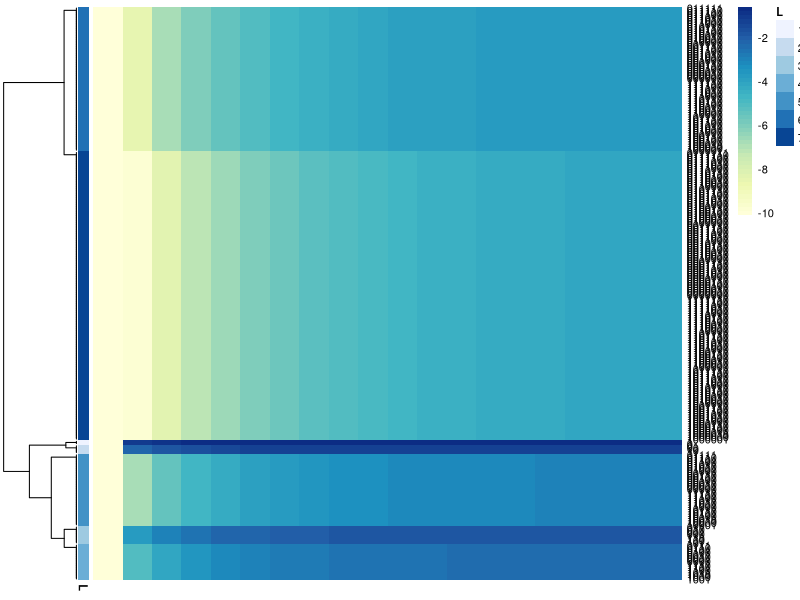
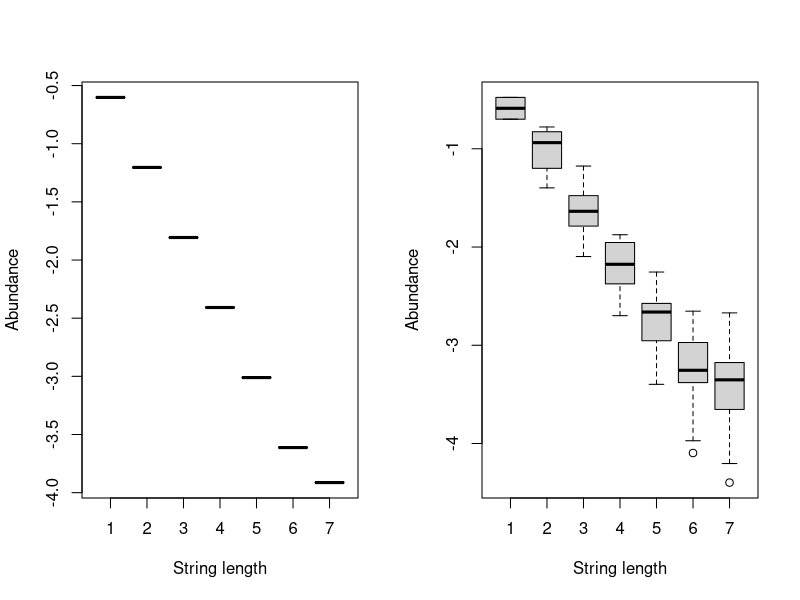
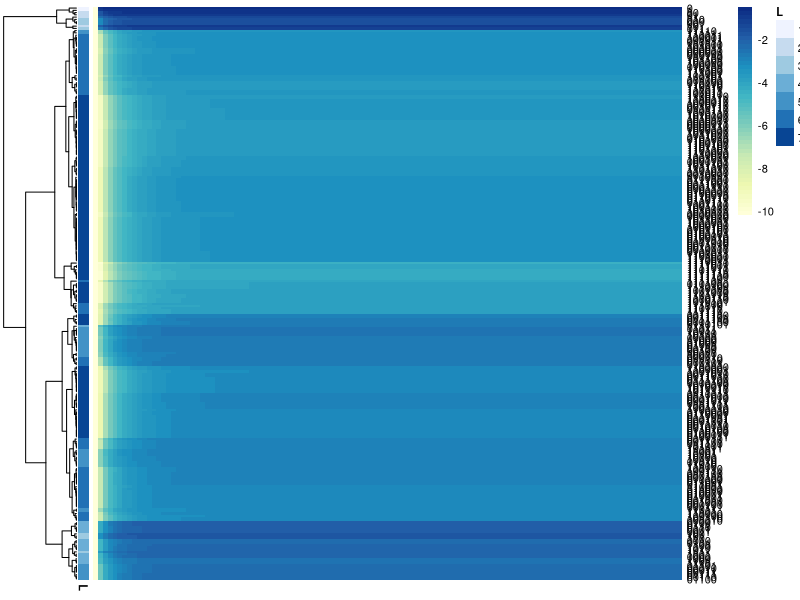
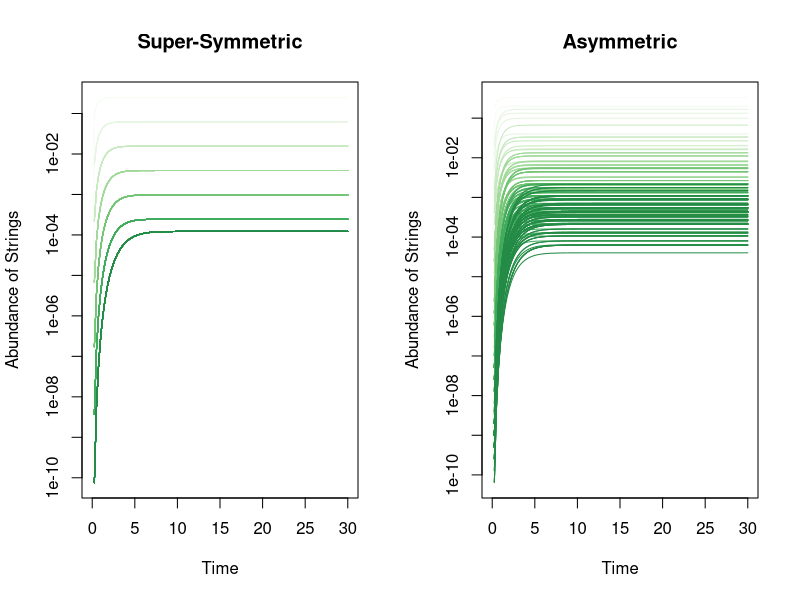

R code for these plots, in order: (Note: this script raises an error after producing the figures.)

library(igraph)
library(Matrix)
library(deSolve)
library(pheatmap)
library(foreach)
library(doParallel)
library(RColorBrewer)
llen <- 7

totV <- 0
for(i in 1:llen){
  totV <- totV + 2^i
}

totV <- totV/2
treex <- igraph::make_tree(totV,children = 2,mode = "out")

start<-"0"
nodes<-NULL
nodes[1]<-start
c<-unlist(neighborhood(treex,nodes="1",mode="out"))[-1]
for(i in 2:length(degree(treex))){
  if(length(c)>0){
    p<-unlist(neighborhood(treex,nodes=c[1],mode = "in"))[-1]
    if(length(p)>0){
      start<-nodes[p[1]]
    }
    nodes[c[1]]<-paste(start,"0",sep = "")
    nodes[c[2]]<-paste(start,"1",sep = "")
    c<-unlist(neighborhood(treex,nodes=as.character(i),mode="out"))[-1]
  }
}

treex0<-treex
nodes0<-nodes




treex<-igraph::make_tree(totV,children = 2,mode = "out")
flag<-0

start<-"1"
nodes<-NULL
nodes[1]<-start
c<-unlist(neighborhood(treex,nodes="1",mode="out"))[-1]
for(i in 2:length(degree(treex))){
  if(length(c)>0){
    p<-unlist(neighborhood(treex,nodes=c[1],mode = "in"))[-1]
    if(length(p)>0){
      start<-nodes[p[1]]
    }
    nodes[c[1]]<-paste(start,"0",sep = "")
    nodes[c[2]]<-paste(start,"1",sep = "")
    c<-unlist(neighborhood(treex,nodes=as.character(i),mode="out"))[-1]
  }
}


treex1<-treex
nodes1<-nodes
set_vertex_attr(graph=treex1,name = "label",value = nodes1)
set_vertex_attr(graph=treex0,name = "label",value = nodes0)

L1<-cbind(nodes1[as_edgelist(treex1)[,1]],nodes1[as_edgelist(treex1)[,2]])
L0<-cbind(nodes0[as_edgelist(treex0)[,1]],nodes0[as_edgelist(treex0)[,2]])


#stoichmatrix +2 in the columns for ctivating monomers
N<-matrix(0,nrow=totV*2,ncol=2*nrow(L1)+2)
rownames(N)<-c(nodes1,nodes0)
for(i in 1:nrow(L1)){
  w<-which(rownames(N)==L1[i,1])
  N[w,i]<- -1
  
  w<-which(rownames(N)==L1[i,2])
  N[w,i]<- 1
  
}






cnt<-nrow(L1)

for(i in 1:nrow(L0)){
  w<-which(rownames(N)==L0[i,1])
  N[w,i+cnt]<- -1
  
  w<-which(rownames(N)==L0[i,2])
  N[w,i+cnt]<- 1
  
}

posUno<-which(rownames(N)=="1")
posZero<-which(rownames(N)=="0")


N[posUno,nrow(L0)+nrow(L1)+1]<-1
N[posZero,nrow(L0)+nrow(L1)+2]<-1

#last rate degradations (same for all)
gamma<-1
a<-1
#
ai1<-.5
ai0<-.5
a1<-1/2
a0<-1/2
A<-rep(ai1,times=ncol(N))
A[seq(1,length(A),by=2)]<-ai0
A[nrow(L0)+nrow(L1)+1]<-a1
A[nrow(L0)+nrow(L1)+2]<-a0

uno<-1
zero<-1
degRates<-rep(x=gamma,times=nrow(N))

rates <- c(A,degRates)
 idM<-diag(rep(x=-1,times=nrow(N)))
NnoDeg<-N
N<-cbind(N,idM)
#should be full rank
#i.e. rk = min(dim(N))
rk<-rankMatrix(N)
#N[1,]<-0
#N[totV+1,]<-0
#check dimensions
Ax<- N %*% rates
#should give n strings = totV*2
dim(Ax)

#rates<-10*matrix(1/nchar(c(L1[,1],L0[,1],0.0)),nrow=ncol(N),ncol=1)
Pars<-list(stoich=N,rates=rates,total=totV,monomers=c(uno,zero))

sist<-function(Time,State,Pars)
{
  #State[c(1,64)]<-1
  with(as.list(c(State,Pars)),{
    #State[c(1,total+1)]<-1
    w<-which(stoich<0,arr.ind=TRUE)    
    v <- State[w[,1]]*rates[w[,2]]
    posUno<-which(rownames(stoich)=="1")
    posZero<-which(rownames(stoich)=="0")
    oioi<-c(monomers[1] * rates[which(stoich[posUno,]>0)],monomers[2] * rates[which(stoich[posZero,]>0)])
    v<-c(v[1:(which(stoich[posUno,]>0)-1)],oioi,v[(which(stoich[posUno,]>0)):length(v)])
    #v<-matrix(c(v,deg),nrow=ncol(stoich),ncol=1)
    #stoich[1,]<-0
    #stoich[total+1,]<-0
    x <- stoich %*% v
    x[x<0]<-0
    #x[c(1,total+1)]<-1
    list(x)
  })
}

yini  <- matrix(0,nrow=totV*2,ncol=1)
yini[1,1]<-0
yini[totV+1,1]<-0
names(yini)<-rownames(N)

times <- seq(0, 30,.25)


outSuperSymm   <- ode(yini, times, sist, Pars,method = "bdf")
#####

ParsAsymm<-Pars
p<-sample(1:ncol(NnoDeg),0.5*ncol(NnoDeg))

#####
multi<-2
#####

ParsAsymm$rates[p]<-ParsAsymm$rates[p]*multi
outAsymm1   <- ode(yini, times, sist, ParsAsymm,method = "bdf")
outmin<-outSuperSymm[,-1]
outminAs1<-outAsymm1[,-1]
cx<-rownames(N)
#cx<-cx[-c(1,64)]
png("SuperSymm_vs_Asymm_boxplot.png", width = 5, height = 5, units = 'in', res = 300)

par(mfrow=c(1,2))
boxplot(log10(outmin[nrow(outmin),])~nchar(cx),xlab = "String length",ylab="Abundance")
boxplot(log10(outminAs1[nrow(outminAs1),])~nchar(cx),xlab = "String length",ylab="Abundance")
dev.off()
CM<-colorRampPalette(RColorBrewer::brewer.pal(8,"YlGnBu"))

pdf("heatmap_SuperSymm.pdf")
DF<-data.frame(L=factor(nchar(cx)))
rownames(DF)<-rownames(N)
C<-brewer.pal(length(unique(nchar(cx))),"Blues")
names(C)<-1:max(nchar(cx))
colore<-list(L=C)

pheatmap(log10(min(outmin[outmin>0])+t(outmin[1:20,])),
         cluster_cols = FALSE,
         scale = "none",
         fontsize=8,
         color = CM(50),#cluster_rows = FALSE,
         annotation_row = DF,
         annotation_colors = colore)

dev.off()
pdf("heatmap_Asymm.pdf")


pheatmap(log10(min(outminAs1[outmin>0])+t(outminAs1)),
         cluster_cols = FALSE,
         scale = "none",
         fontsize=8,
         fontsize_row = 8,
         annotation_row = DF,
         annotation_colors = colore,
         color = CM(50))#,cluster_rows = FALSE)
dev.off()
#summary(outSuperSymm)

C<-brewer.pal(max(nchar(cx))+1,"Greens")
names(C)<-1:7
png("SuperSymm_vs_Asymm.png", width = 5, height = 5, units = 'in', res = 300)
#png(file="SuperSymm_vs_Asymm.png",res = 100)
par(mfrow=c(1,2))

plot(outSuperSymm[,1],
     min(outmin[outmin>0])+outmin[,1],
     ylim=c(min(outmin[outmin>0]),
            max(outmin)),
     log="y",type="l",
     col=C[nchar(cx[1])],
     main="Super-Symmetric",ylab="Abundance of Strings",xlab="Time")

for(i in 1:ncol(outmin)){
  lines(outSuperSymm[,1],outmin[,i],col=C[nchar(cx[i])])
}






plot(outAsymm1[,1],
     min(outminAs1[outminAs1>0])+outminAs1[,1],
     ylim=c(min(outminAs1[outminAs1>0]),
            max(outminAs1)),
     log="y",type="l",
     col=C[nchar(cx[1])],
     main="Asymmetric",ylab="Abundance of Strings",xlab="Time")

for(i in 1:ncol(outminAs1)){
  lines(outAsymm1[,1],outminAs1[,i],col=C[nchar(cx[i])])
}
dev.off()



#create the cluster
my.cluster <- parallel::makeCluster(
  8, 
  type = "FORK"
)

#check cluster definition (optional)
print(my.cluster)
#register it to be used by %dopar%
doParallel::registerDoParallel(cl = my.cluster)














startDeg<-0.1
#####
times <- seq(0, 20,2)

nrep<-100
increm<- 0.05
degra2test<-startDeg+(1:nrep) * increm
Pars_degscan<-Pars
LL_degscan <- foreach(i = 1:nrep,.combine="c") %dopar% {
  
  
  
  
  #for(i in 1:nrep){
  Pars_degscan$rates[(ncol(NnoDeg)+1):ncol(N)]<-degra2test[i]
  tmp   <- ode(yini, times, sist, Pars_degscan,method = "bdf")
  print(i)
  cbind(tmp[nrow(tmp),-1])
  
  
}


ss_degscan<-matrix(LL_degscan,nrow=nrep,ncol=2*totV,byrow = TRUE)
s_degscan<-degra2test
par(mfrow=c(1,1))
Cx<-brewer.pal(7,"Greens")
names(Cx)<-1:max(nchar(cx))
i<-1
plot(s_degscan,(ss_degscan[,i]/max(ss_degscan[,i])),
     col=Cx[which(names(Cx)==factor(nchar(cx[i])))],
     ylab="Steady State level",
     xlab="degradation rate for all strings",
     main="Steady State level",
     ylim=c(min((ss_degscan[ss_degscan>0]))/max(ss_degscan[,i]),1),
     xlim=c(0.1,max(s_degscan)),log="xy",type="b",pch=18)

for(i in 1:ncol(ss_degscan)){
  lines(s_degscan,jitter(ss_degscan[,i]/max(ss_degscan[,i]),factor = 0.01),
        col = Cx[which(names(Cx)==factor(nchar(cx[i])))],
        type = "b",pch=18,
        cex = 0.6)
}

par(mfrow=c(2,2))

target=4
plot(nchar(cx),ss_degscan[target,],
     col=Cx[which(names(Cx)==factor(nchar(cx[i])))],
     ylab="Steady State level",
     xlab="Length of strings",
     main=paste("d=",s_degscan[target],sep = ""),
     ylim=c(min((ss_degscan[ss_degscan>0]))/max(ss_degscan[,i]),1),
     xlim=c(2,6),log="xy",type="p",pch=18,cex=2)
corrLow<-cor.test(log10(nchar(cx)),log10(ss_degscan[target,]))

target=18
plot(nchar(cx),ss_degscan[target,],
     col=Cx[which(names(Cx)==factor(nchar(cx[i])))],
     ylab="Steady State level",
     xlab="Length of strings",
     main=paste("d=",s_degscan[target],sep = ""),
     ylim=c(min((ss_degscan[ss_degscan>0]))/max(ss_degscan[,i]),1),
     xlim=c(2,6),log="xy",type="p",pch=18,cex=2)
corrMedLow<-cor.test(log10(nchar(cx)),log10(ss_degscan[target,]))


target=28
plot(nchar(cx),ss_degscan[target,],
     col=Cx[which(names(Cx)==factor(nchar(cx[i])))],
     ylab="Steady State level",
     xlab="Length of strings",
     main=paste("d=",s_degscan[target],sep = ""),
     ylim=c(min((ss_degscan[ss_degscan>0]))/max(ss_degscan[,i]),1),
     xlim=c(2,6),log="xy",type="p",pch=18,cex=2)
corrMedium<-cor.test(log10(nchar(cx)),log10(ss_degscan[target,]))

target=95
plot(nchar(cx),ss_degscan[target,],
     col=Cx[which(names(Cx)==factor(nchar(cx[i])))],
     ylab="Steady State level",
     xlab="Length of strings",
     main=paste("d=",s_degscan[target],sep = ""),
     ylim=c(min((ss_degscan[ss_degscan>0]))/max(ss_degscan[,i]),1),
     xlim=c(2,6),log="xy",type="p",pch=18,cex=2)
corrStrong<-cor.test(log10(nchar(cx)),log10(ss_degscan[target,]))


allcorr<-cbind(c(corrLow$estimate,corrMedLow$estimate,corrMedium$estimate,corrStrong$estimate),
               c(corrLow$p.value,corrMedLow$p.value,corrMedium$p.value,corrStrong$p.value),
               s_degscan[c(4,18,28,95)])
rownames(allcorr)<-c("Low","Med.Low","Medium","Strong")
colnames(allcorr)<-c("R","pvalue","Deg. rate")
####varying power of s



pctg<-c(0.01,0.1,0.4)


for(m in 1:length(pctg)){
  
ParsAsymm<-Pars

intt<-intersect(which(N>0,arr.ind=TRUE)[,2],which(nchar(rownames(N))<7))
p<-sample(intt,pctg[m]*length(intt))

#####

#####
times <- seq(0, 20,.5)


mmm<-seq(-4,2,.1)

multi<-10^mmm
#multi[multi!=0]<-0
nrep<-length(multi)
ss<-matrix(0,nrow=nrep,ncol=length(cx))
s<-NULL

LL <- foreach(i = 1:nrep,.combine="c") %dopar% {
 

ParsAsymm<-Pars

#for(i in 1:nrep){
  ParsAsymm$rates[p]<-Pars$rates[p]+multi[i]
  tmp   <- ode(yini, times, sist, ParsAsymm,method = "ode45")
  print(i)
  cbind(tmp[nrow(tmp),-1])
  
  
}


ss<-matrix(LL,nrow=nrep,ncol=2*totV,byrow = TRUE)
colnames(ss)<-rownames(N)

ss<-ss[,-which(nchar(colnames(ss))==7)]
s<-multi

C<-brewer.pal(7,"Accent")
par(mfrow=c(1,2))
fname<-paste("selection_no_rep_",pctg[m],".pdf",sep="",collapse = "")
pdf(fname)
plot(s,1E-06+(ss[,1])/rowSums(ss),
     col=C[nchar(colnames(ss)[1])],
     ylab="Steady State level",
     xlab="s",

          ylim=c(min(ss[ss>0]),max(ss)),xlim=c(min(multi),max(multi)),type="l",log="xy")

for(i in 2:ncol(ss)){
  lines(s,1E-06+ss[,i]/rowSums(ss),
       col=C[nchar(colnames(ss)[i])],
       type="l",pch=18)
  
  
  
}



#####
#####

ParsAsymm<-Pars
  
  ratesx<-rates
  ratesx[1:ncol(NnoDeg)]<-sample(1:1000,ncol(NnoDeg))/1000
  changeRates<-ratesx

LLx <- foreach(i = 1:nrep,.combine="c") %dopar% {
  changeRates<-ratesx
  
  changeRates[p]<-changeRates[p]+multi[i]
  
  #for(i in 1:nrep){
  ParsAsymm$rates<-changeRates
  tmp   <- ode(yini, times, sist, ParsAsymm,method = "ode45")
  print(i)
  cbind(tmp[nrow(tmp),-1])
  
  
}


ss_diffRates<-matrix(LLx,nrow=nrep,ncol=2*totV,byrow = TRUE)

colnames(ss_diffRates)<-rownames(N)
ss_diffRates<-ss_diffRates[,-which(nchar(colnames(ss_diffRates))==7)]

plot(s,1E-06+(ss_diffRates[,1])/rowSums(ss_diffRates),
     xlim=c(min(s),max(s)),
     ylab="Steady State level",
     xlab="s",

          ylim=c(min(1E-06+(ss_diffRates[ss_diffRates>0])/rowSums(ss_diffRates)),
            max(1E-06+(ss_diffRates)/rowSums(ss_diffRates))),
     type="l",
     col=C[nchar(colnames(ss_diffRates)[1])],
     log="xy")

for(i in 2:ncol(ss_diffRates)){
  lines(s,1E-06+(ss_diffRates[,i])/rowSums(ss_diffRates),
        col=C[nchar(colnames(ss_diffRates)[i])],
        type="l")



}

dev.off()
}





par(mfrow=c(1,2))
w<-which(ss_diffRates[1,]>ss_diffRates[nrow(ss_diffRates),])

plot(s,1E-06+(ss_diffRates[,w[1]])/rowSums(ss_diffRates),
     xlim=c(min(s),max(s)),
     ylab="Steady State level",
     xlab="Rate multiplier for 0.1 of reactions",
     main="Scan of s Vs Steady State levels",
     ylim=c(min(1E-06+(ss_diffRates[ss_diffRates>0])/rowSums(ss_diffRates)),
            max(1E-06+(ss_diffRates)/rowSums(ss_diffRates))),
     type="l",
     col=C[nchar(colnames(ss_diffRates)[w[1]])],
     log="xy")

for(i in 2:length(w)){
  lines(s,1E-06+(ss_diffRates[,w[i]])/rowSums(ss_diffRates),
        col=C[nchar(colnames(ss_diffRates)[w[i]])],
        type="l")
  
  
  
}






















w<-which(ss_diffRates[1,]<ss_diffRates[nrow(ss_diffRates),])

plot(s,1E-06+(ss_diffRates[,w[1]])/rowSums(ss_diffRates),
     xlim=c(min(s),max(s)),
     ylab="Steady State level",
     xlab="s",
    # main=,
     ylim=c(min(1E-06+(ss_diffRates[ss_diffRates>0])/rowSums(ss_diffRates)),
            max(1E-06+(ss_diffRates)/rowSums(ss_diffRates))),
     type="l",
     col=C[nchar(colnames(ss_diffRates)[w[1]])],
     log="xy")

for(i in 2:length(w)){
  lines(s,1E-06+(ss_diffRates[,w[i]])/rowSums(ss_diffRates),
        col=C[nchar(colnames(ss_diffRates)[w[i]])],
        type="l")
  
  
  
}
